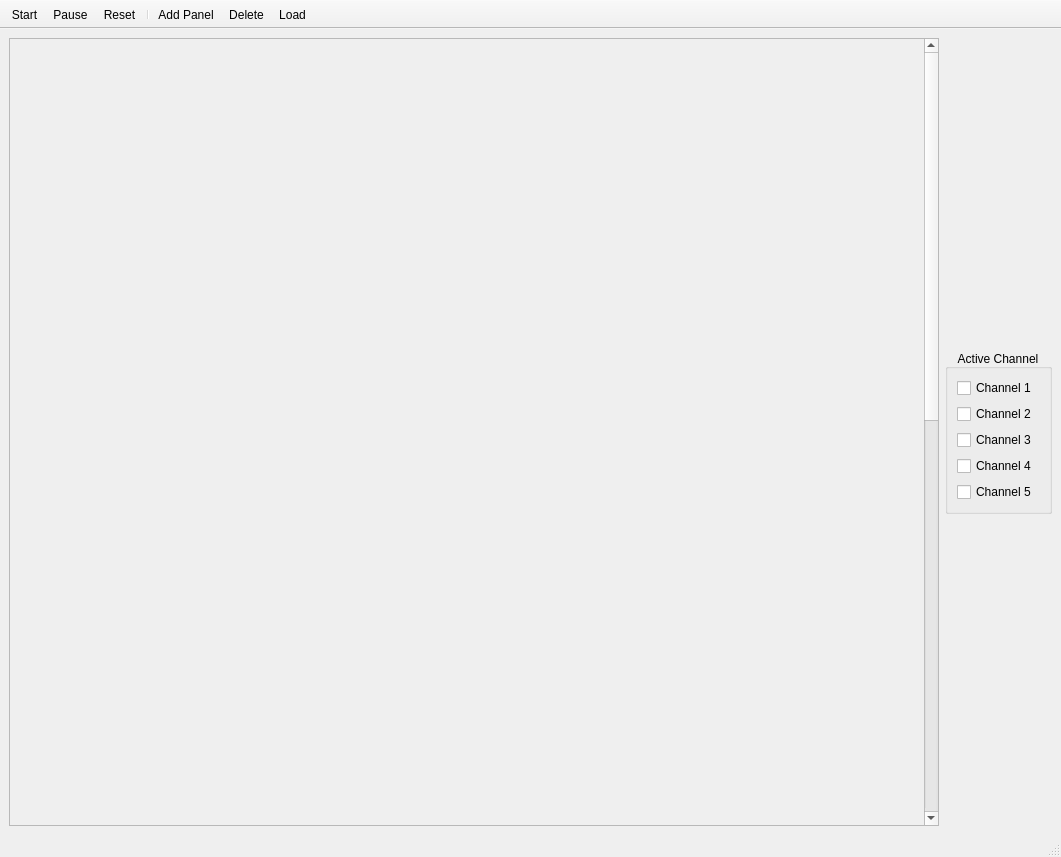
<?xml version="1.0" encoding="UTF-8"?>
<ui version="4.0">
 <class>MainWindow</class>
 <widget class="QMainWindow" name="MainWindow">
  <property name="geometry">
   <rect>
    <x>0</x>
    <y>0</y>
    <width>1061</width>
    <height>857</height>
   </rect>
  </property>
  <property name="windowTitle">
   <string>MainWindow</string>
  </property>
  <widget class="QWidget" name="centralwidget">
   <layout class="QHBoxLayout" name="horizontalLayout_5">
    <item>
     <widget class="QScrollArea" name="scrollArea">
      <property name="mouseTracking">
       <bool>false</bool>
      </property>
      <property name="focusPolicy">
       <enum>Qt::StrongFocus</enum>
      </property>
      <property name="widgetResizable">
       <bool>true</bool>
      </property>
      <widget class="QWidget" name="scrollAreaWidgetContents">
       <property name="geometry">
        <rect>
         <x>0</x>
         <y>0</y>
         <width>901</width>
         <height>1646</height>
        </rect>
       </property>
       <layout class="QVBoxLayout" name="verticalLayout">
        <item>
         <widget class="PlotWidget" name="widget" native="true">
          <property name="enabled">
           <bool>true</bool>
          </property>
          <property name="minimumSize">
           <size>
            <width>500</width>
            <height>300</height>
           </size>
          </property>
         </widget>
        </item>
        <item>
         <spacer name="horizontalSpacer_2">
          <property name="orientation">
           <enum>Qt::Horizontal</enum>
          </property>
          <property name="sizeHint" stdset="0">
           <size>
            <width>40</width>
            <height>20</height>
           </size>
          </property>
         </spacer>
        </item>
        <item>
         <widget class="PlotWidget" name="widget_2" native="true">
          <property name="enabled">
           <bool>true</bool>
          </property>
          <property name="minimumSize">
           <size>
            <width>500</width>
            <height>300</height>
           </size>
          </property>
         </widget>
        </item>
        <item>
         <spacer name="horizontalSpacer">
          <property name="orientation">
           <enum>Qt::Horizontal</enum>
          </property>
          <property name="sizeHint" stdset="0">
           <size>
            <width>40</width>
            <height>20</height>
           </size>
          </property>
         </spacer>
        </item>
        <item>
         <widget class="PlotWidget" name="widget_3" native="true">
          <property name="enabled">
           <bool>true</bool>
          </property>
          <property name="minimumSize">
           <size>
            <width>500</width>
            <height>300</height>
           </size>
          </property>
         </widget>
        </item>
        <item>
         <spacer name="horizontalSpacer_3">
          <property name="orientation">
           <enum>Qt::Horizontal</enum>
          </property>
          <property name="sizeHint" stdset="0">
           <size>
            <width>40</width>
            <height>20</height>
           </size>
          </property>
         </spacer>
        </item>
        <item>
         <widget class="PlotWidget" name="widget_4" native="true">
          <property name="enabled">
           <bool>true</bool>
          </property>
          <property name="minimumSize">
           <size>
            <width>500</width>
            <height>300</height>
           </size>
          </property>
         </widget>
        </item>
        <item>
         <spacer name="horizontalSpacer_4">
          <property name="orientation">
           <enum>Qt::Horizontal</enum>
          </property>
          <property name="sizeHint" stdset="0">
           <size>
            <width>40</width>
            <height>20</height>
           </size>
          </property>
         </spacer>
        </item>
        <item>
         <widget class="PlotWidget" name="widget_5" native="true">
          <property name="enabled">
           <bool>true</bool>
          </property>
          <property name="minimumSize">
           <size>
            <width>500</width>
            <height>300</height>
           </size>
          </property>
         </widget>
        </item>
       </layout>
      </widget>
     </widget>
    </item>
    <item>
     <widget class="QGroupBox" name="groupBox">
      <property name="sizePolicy">
       <sizepolicy hsizetype="Fixed" vsizetype="Fixed">
        <horstretch>0</horstretch>
        <verstretch>0</verstretch>
       </sizepolicy>
      </property>
      <property name="title">
       <string>Active Channel</string>
      </property>
      <property name="alignment">
       <set>Qt::AlignBottom|Qt::AlignHCenter</set>
      </property>
      <property name="flat">
       <bool>true</bool>
      </property>
      <property name="checkable">
       <bool>false</bool>
      </property>
      <layout class="QVBoxLayout" name="verticalLayout_3">
       <item>
        <widget class="QCheckBox" name="channel1_chk">
         <property name="text">
          <string>Channel 1</string>
         </property>
         <property name="tristate">
          <bool>false</bool>
         </property>
        </widget>
       </item>
       <item>
        <widget class="QCheckBox" name="channel2_chk">
         <property name="enabled">
          <bool>true</bool>
         </property>
         <property name="text">
          <string>Channel 2 </string>
         </property>
        </widget>
       </item>
       <item>
        <widget class="QCheckBox" name="channel3_chk">
         <property name="text">
          <string>Channel 3</string>
         </property>
        </widget>
       </item>
       <item>
        <widget class="QCheckBox" name="channel4_chk">
         <property name="text">
          <string>Channel 4</string>
         </property>
        </widget>
       </item>
       <item>
        <widget class="QCheckBox" name="channel5_chk">
         <property name="text">
          <string>Channel 5 </string>
         </property>
        </widget>
       </item>
      </layout>
     </widget>
    </item>
   </layout>
  </widget>
  <widget class="QMenuBar" name="menubar">
   <property name="geometry">
    <rect>
     <x>0</x>
     <y>0</y>
     <width>1061</width>
     <height>22</height>
    </rect>
   </property>
  </widget>
  <widget class="QStatusBar" name="statusbar"/>
  <widget class="QToolBar" name="toolBar">
   <property name="windowTitle">
    <string>toolBar</string>
   </property>
   <property name="movable">
    <bool>false</bool>
   </property>
   <property name="floatable">
    <bool>true</bool>
   </property>
   <attribute name="toolBarArea">
    <enum>TopToolBarArea</enum>
   </attribute>
   <attribute name="toolBarBreak">
    <bool>false</bool>
   </attribute>
   <addaction name="actionStart"/>
   <addaction name="actionPause"/>
   <addaction name="actionReset"/>
   <addaction name="separator"/>
   <addaction name="actionAdd"/>
   <addaction name="actionDelete"/>
   <addaction name="actionLoad"/>
  </widget>
  <action name="actionStart">
   <property name="enabled">
    <bool>true</bool>
   </property>
   <property name="text">
    <string>Start</string>
   </property>
   <property name="toolTip">
    <string>Play Signal</string>
   </property>
  </action>
  <action name="actionPause">
   <property name="text">
    <string>Pause</string>
   </property>
   <property name="toolTip">
    <string>Pause Signal</string>
   </property>
  </action>
  <action name="actionAdd">
   <property name="text">
    <string>Add Panel</string>
   </property>
   <property name="toolTip">
    <string>Add Panel</string>
   </property>
  </action>
  <action name="actionReset">
   <property name="text">
    <string>Reset</string>
   </property>
   <property name="toolTip">
    <string>Reset Signal from Beginning</string>
   </property>
  </action>
  <action name="actionDelete">
   <property name="text">
    <string>Delete</string>
   </property>
   <property name="toolTip">
    <string>Remove Signal</string>
   </property>
  </action>
  <action name="actionLoad">
   <property name="text">
    <string>Load</string>
   </property>
   <property name="toolTip">
    <string>Load Signal</string>
   </property>
  </action>
 </widget>
 <customwidgets>
  <customwidget>
   <class>PlotWidget</class>
   <extends>QWidget</extends>
   <header location="global">pyqtgraph.h</header>
   <container>1</container>
  </customwidget>
 </customwidgets>
 <resources/>
 <connections/>
</ui>
